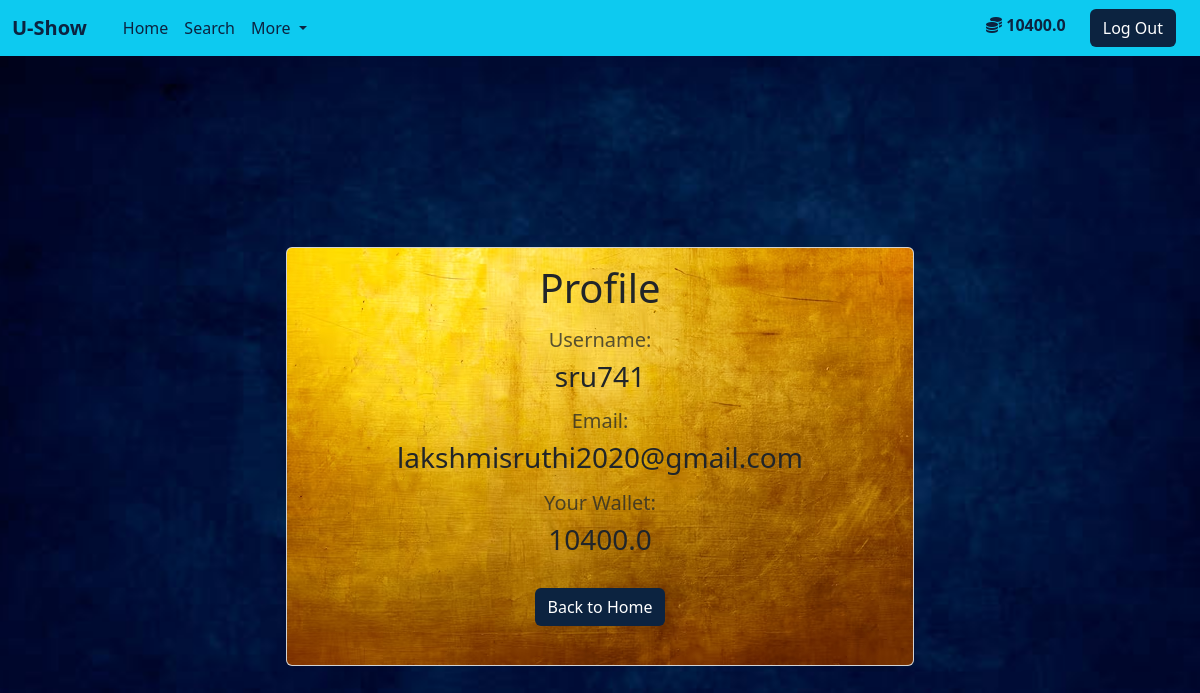
The app's page /profile/sru741 (signed in) with its own data.
### tickets/models.py (models this page shows, shortened)
class User(db.Model, UserMixin):
    id = db.Column(db.Integer(), primary_key=True)
    username = db.Column(db.String(length=30), nullable=False, unique=True)
    email_address = db.Column(db.String(length=50), nullable=False, unique=True)
    password_hash = db.Column(db.String(length=60), nullable=False)
    budget = db.Column(db.Float(), nullable=False, default=1000)
    is_admin = db.Column(db.Boolean(), nullable=False, default='false')
    @property
    def password(self):
        return self.password

### tickets/routes.py (the view)
@app.route('/profile/<username>')
@login_required
def profile_page(username):
    return render_template('profile.html')

### tickets/models.py (called while the page is built)
@login_manager.user_loader
def load_user(user_id):
    return User.query.get(int(user_id))

### tickets/templates/profile.html (shortened to what this page needs)
{% extends 'base.html' %}
{% block content %}
<div class="d-flex align-items-center justify-content-center h-100">
    <div class="card text-center" style="width: auto;">
      <img src= {{url_for('static',filename='/images/gold.avif')}} class="card-img" alt="gold">
      <div class="card-img-overlay">
        <h1 class="card-title">Profile</h1>
            <h5 class="text-body-secondary mt-3">Username: </h5>
            <h3>{{current_user.username}}</h3>
            <h5 class="text-body-secondary mt-3">Email: </h5>
            <h3>{{current_user.email_address}}</h3>
            {% if not current_user.is_admin %}
                <h5 class="text-body-secondary mt-3">Your Wallet: </h5>
                <h3>{{current_user.budget}}</h3>
            {% endif %}
            <a href={{url_for('dashBoard_page')}} class="btn my-1 text-white mt-4" style="background-color: #0C2340;">Back to Home</a>
      </div>
    </div>
</div>
{% endblock %}

### tickets/templates/base.html (shortened to what this page needs)
<!doctype html>
<html lang="en">
<head>
    <link href="https://cdn.jsdelivr.net/npm/bootstrap@5.3.0-alpha3/dist/css/bootstrap.min.css" rel="stylesheet"
>
    <link href="{{url_for('static',filename='css/custom.css')}}" rel="stylesheet" type="text/css">
</head>
<body>
    {% block navbar %}
        <nav class="navbar navbar-expand-lg bg-body-tertiary" style="background-color: #0dcaf0 !important;">
            <div class="container-fluid">
                <a class="navbar-brand" href="#" style="color:#0C2340"><b>U-Show</b></a>
                <div class="container-fluid collapse navbar-collapse" id="navbarSupportedContent">
                    {% block navitems %}
                        <ul class="navbar-nav me-auto mb-2 mb-lg-0">
                            <li class="nav-item">
                                <a class="nav-link active" aria-current="page" href={{url_for('dashBoard_page')}} style="color: #0C2340">Home</a>
                            </li>
                            <li class="nav-item">
                                <a class="nav-link active" href={{url_for('search_page')}} style="color: #0C2340">Search</a>
                            </li>
                            <li class="nav-item dropdown">
                                <a class="nav-link active nav-link dropdown-toggle" href="#" role="button" data-bs-toggle="dropdown"
                                    aria-expanded="false" style="color: #0C2340">
                                    More
                                </a>
                            </li>
                        </ul>
                    {% endblock %}
                    <div class="d-flex ms-auto order-5">
                        {% if current_user.is_authenticated %}
                            {% if not current_user.is_admin %}
                                <a class="nav-link mt-1" style="color: #0C2340; font-weight: bold;">
                                    <i class="fas fa-coins"></i>
                                    {{ current_user.budget }}
                                </a>
                            {% endif %}
                            <a class="btn ms-4 text-white" href={{url_for('logout_page')}} style="background-color: #0C2340">Log Out</a>
                        {% else %}
                            <a class="btn text-white" href={{url_for('register_page')}} style="background-color: #0C2340">Register</a>
                            <a class="btn text-white ms-1" href={{url_for('login_page')}} style="background-color: #0C2340">Login</a>
                        {% endif %}
                    </div>
                </div>
            </div>
        </nav>
    {% endblock %}
    {% block content %}
    {% endblock %}
</body>
</html>

### tickets/static/css/custom.css (style rules this page uses)
body { background-image: url('../images/blue_royal.jpg'); background-size: cover; background-position: center; background-repeat: no-repeat; background-attachment: fixed; height: 100vh; color:#0C2340; }

### records on screen
User: budget "10400.0", username "sru741", email_address "lakshmisruthi2020@gmail.com"
